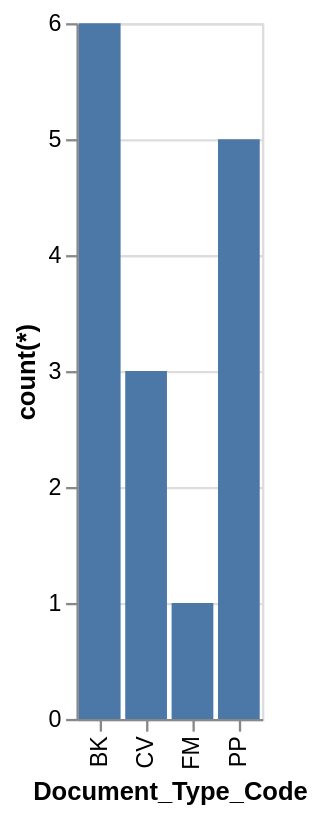

The Vega-Lite source for this figure:
### Vega-Lite specification from a JSON file in a GitHub repository (floating-point values rounded to 4 significant figures)
{"data": {"values": [{"x_data": "BK", "y_data": 6}, {"x_data": "CV", "y_data": 3}, {"x_data": "FM", "y_data": 1}, {"x_data": "PP", "y_data": 5}]}, "mark": "bar", "encoding": {"x": {"field": "x_data", "type": "nominal", "title": "Document_Type_Code", "sort": "ascending"}, "y": {"field": "y_data", "type": "quantitative", "title": "count(*)"}}}
